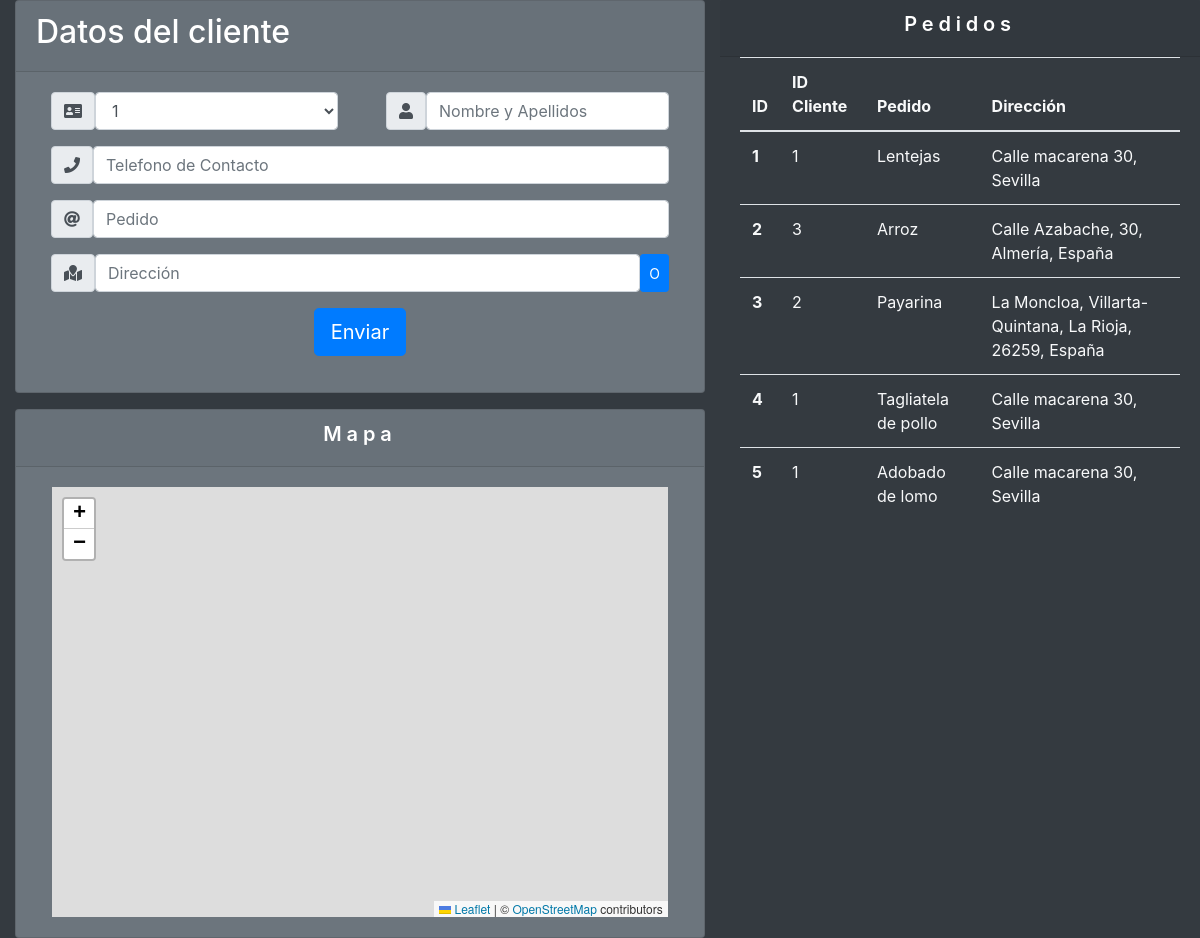
The page / on the database its author committed.
### tables this page shows
CREATE TABLE `pedidos` (
  `id` int(10) NOT NULL,
  `id_cliente` int(10) NOT NULL,
  `producto` varchar(100) NOT NULL,
  `direccion` varchar(100) NOT NULL
);

### conexion.php (called while the page is built, shortened)
<?php
class db
{
    private $serv = "localhost";
    private $base = "pedidos";
    private $user = "root";
    private $pass = "";
    public $connect = null;
    public function __construct()
    {
        try {
            $this->connect = new PDO(
                'mysql:host=' . $this->serv . ';
                dbname=' . $this->base,
                $this->user,
                $this->pass
            );
            $this->connect->setAttribute(PDO::ATTR_ERRMODE, PDO::ERRMODE_EXCEPTION);
            $this->connect->query("SET NAMES 'utf8'");
        } catch (Exception $ex) {
            echo "Error de conexion" . $ex->getMessage();
        }
    }
    public function getListaPedidos()
    {
        $query = $this->connect->query("SELECT * FROM pedidos;");
        return $query->fetchAll(PDO::FETCH_OBJ);
    }
}

### index.php (the view, shortened to what this page needs)
<?php
include './conexion.php';
$db = new db();
$pedidos = $db->getListaPedidos();
?>
<!doctype html>
<html>
<head>
    <link rel="stylesheet" href="https://stackpath.bootstrapcdn.com/bootstrap/4.4.1/css/bootstrap.min.css">
    <link rel="stylesheet" href="https://use.fontawesome.com/releases/v5.8.1/css/all.css">
    <link rel="stylesheet" href="./css/styles.css" />
    <link href="//cdn.jsdelivr.net/npm/@sweetalert2/theme-dark@3/dark.css" rel="stylesheet">
    <link rel="stylesheet" href="https://unpkg.com/leaflet@1.0.3/dist/leaflet.css" />
    <link rel="stylesheet" href="https://unpkg.com/esri-leaflet-geocoder@2.2.4/dist/esri-leaflet-geocoder.css" />
</head>
<body class="bg-dark">
    <div id="Izq" class="container">
        <div>
            <form class="form-horizontal" id="formu">
                <div class="card text-white bg-secondary mb-3">
                    <div class="card-header">
                        <h2>Datos del cliente</h2>
                    </div>
                    <div class="card-body">
                        <div class="row">
                            <div class="col-md-12">
                                <div class="well well-sm">
                                    <fieldset>
                                        <div class="form-group">
                                            <div class="col input-group-prepend">
                                                <div class="col input-group-text">
                                                    <span class="text-center"><i class="fa fa-address-card"></i></span>
                                                </div>
                                                <select id="lista-id" class="form-select-sm form-control  mr-5">
                                                    <option value="1">1</option>
                                                </select>
                                                <div class="col input-group-text">
                                                    <span class="text-center"><i class="fa fa-user"></i></span>
                                                </div>
                                                <input id="nombre" name="nombre" type="text" placeholder="Nombre y Apellidos" class="form-control">
                                            </div>
                                        </div>
                                        <div class="form-group">
                                            <div class="col input-group-prepend">
                                                <div class="col input-group-text">
                                                    <span class="text-center"><i class="fa fa-phone"></i></span>
                                                </div>
                                                <input id="telefono" name="telefono" type="tel" placeholder="Telefono de Contacto" class="form-control">
                                            </div>
                                        </div>
                                        <div class="form-group">
                                            <div class="col input-group-prepend">
                                                <div class="col input-group-text">
                                                    <span class="text-center"><i class="fa fa-at"></i></span>
                                                </div>
                                                <input id="pedido" name="pedido" type="text" placeholder="Pedido" class="form-control">
                                            </div>
                                        </div>
                                        <div class="form-group">
                                            <div class="col input-group-prepend">
                                                <div class="col input-group-text">
                                                    <span class="text-center"><i class="fa fa-map-marked"></i></span>
                                                </div>
                                                <input id="direccion" name="direccion" type="text" placeholder="Dirección" class="form-control">
                                                <button type="button" id="buscar" class="btn btn-primary btn-sm">O</button>
                                            </div>
                                        </div>
                                        <div class="form-group" id="b">
                    <div class="text-center">
                        <button id="nuevo-pedido" class="btn btn-primary btn-lg">Enviar</button>
                    </div>
                </div>
                                </div>
                            </div>
                        </div>
                    </div>
                </div>
            </form>
            <div class="card text-white bg-secondary ">
                    <center>
                        <div class="card-header">
                            <h5>Mapa</h5>
                        </div>
                        <div class="card-body">
                        <div id="map"></div>
                        </div>
                    </center>
                </div>
        </div>
    </div>
    <div id="Der" class="text-white">
        <div class="card-header text-center">
            <h5>Pedidos</h5>
        </div>
        <div id="tabla-pedidos" class="card-body d-flex justify-content-center ">
            <table class="table">
                <thead class="text-light">
                    <tr>
                        <th scope="col">ID</th>
                        <th scope="col">ID Cliente</th>
                        <th scope="col">Pedido</th>
                        <th scope="col">Dirección</th>
                    </tr>
                </thead>
                <tbody id="datos-tabla" class="text-light">
                    <?php
                    foreach ($pedidos as $pedido) {
                    ?>
                        <tr id="<?php echo $pedido->id; ?>">
                            <th scope="row"><?php echo $pedido->id; ?></th>
                            <td><?php echo $pedido->id_cliente; ?></td>
                            <td><?php echo $pedido->producto; ?></td>
                            <td><?php echo $pedido->direccion; ?></td>
                        </tr>
                    <?php
                }
                    ?>
                </tbody>
            </table>
        </div>
    </div>
</body>
</html>

### css/styles.css (style rules this page uses)
#Izq { float:left; width: 60%; box-sizing:border-box; -moz-box-sizing:border-box; }
#Der { display: table-cell; float:left; width: 40%; box-sizing:border-box; -moz-box-sizing:border-box; }
#map { width: 95%; height: 430px; }
tr th { border-top: 0; }
#tabla-pedidos { padding-top:0; }
.card-header h5 { letter-spacing: 0.3rem; font-weight: 600; }

### rows shown on the page
pedidos: id "1", id_cliente "1", producto "Lentejas", direccion "Calle macarena 30, Sevilla"
pedidos: id "2", id_cliente "3", producto "Arroz", direccion "Calle Azabache, 30, Almería, España"
pedidos: id "3", id_cliente "2", producto "Payarina", direccion "La Moncloa, Villarta-Quintana, La Rioja, 26259, España"
pedidos: id "4", id_cliente "1", producto "Tagliatela de pollo", direccion "Calle macarena 30, Sevilla"
pedidos: id "5", id_cliente "1", producto "Adobado de lomo", direccion "Calle macarena 30, Sevilla"
